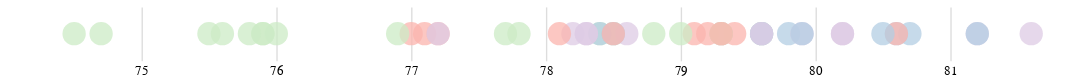

Write notebook code for a chart like this one.
### Code cell
import altair as alt

alt.Chart(df).mark_circle(
    size=300,
    opacity=0.75
).encode(
    x=alt.X('life_expectancy').scale(domain=[74, 82]).axis(domain=False,title=None, ticks=False, values=list(range(75, 82, 1))),
    color=alt.Color('region', legend=None).scale(scheme='pastel1')
).properties(
    height=40,
    width=800
).configure_view(
    strokeWidth=0
)

### Figure 1 — Vega-Lite specification as saved in the notebook (floating-point values rounded to 4 significant figures)
{"config": {"view": {"continuousWidth": 300, "continuousHeight": 300, "strokeWidth": 0}}, "data": {"name": "data-e583e5dffe3ca38f06f7220f7e33cb9a"}, "mark": {"type": "circle", "opacity": 0.75, "size": 300}, "encoding": {"color": {"field": "region", "legend": null, "scale": {"scheme": "pastel1"}, "type": "nominal"}, "x": {"axis": {"domain": false, "title": null, "ticks": false, "values": [75, 76, 77, 78, 79, 80, 81]}, "field": "life_expectancy", "scale": {"domain": [74, 82]}, "type": "quantitative"}}, "height": 40, "width": 800, "$schema": "https://vega.github.io/schema/vega-lite/v5.16.3.json", "datasets": {"data-e583e5dffe3ca38f06f7220f7e33cb9a": [{"name": "Alabama", "median_household_income": 54940.0, "num_bachelors": 563600.0, "total_population": 2172000.0, "urban": 1267000.0, "region": "South", "division": "East South Central", "life_expectancy": 75.5, "pct_urban": 0.5835, "pct_bachelors": 0.2595}, {"name": "Alaska", "median_household_income": 80290.0, "num_bachelors": 92690.0, "total_population": 307000.0, "urban": 183000.0, "region": "West", "division": "Pacific", "life_expectancy": 78.2, "pct_urban": 0.5961, "pct_bachelors": 0.302}, {"name": "Arizona", "median_household_income": 65910.0, "num_bachelors": 923300.0, "total_population": 2845000.0, "urban": 2516000.0, "region": "West", "division": "Mountain", "life_expectancy": 79.3, "pct_urban": 0.8843, "pct_bachelors": 0.3246}, {"name": "Arkansas", "median_household_income": 52120.0, "num_bachelors": 313500.0, "total_population": 1316000.0, "urban": 720600.0, "region": "South", "division": "West South Central", "life_expectancy": 75.9, "pct_urban": 0.5474, "pct_bachelors": 0.2382}, {"name": "California", "median_household_income": 84100.0, "num_bachelors": 5855000.0, "total_population": 13680000.0, "urban": 12810000.0, "region": "West", "division": "Pacific", "life_expectancy": 81.2, "pct_urban": 0.9367, "pct_bachelors": 0.428}, {"name": "Colorado", "median_household_income": 80180.0, "num_bachelors": 1051000.0, "total_population": 2213000.0, "urban": 1839000.0, "region": "West", "division": "Mountain", "life_expectancy": 80.2, "pct_urban": 0.831, "pct_bachelors": 0.475}, {"name": "Connecticut", "median_household_income": 83570.0, "num_bachelors": 561600.0, "total_population": 1488000.0, "urban": 1309000.0, "region": "Northeast", "division": "New England", "life_expectancy": 80.6, "pct_urban": 0.8795, "pct_bachelors": 0.3774}, {"name": "Delaware", "median_household_income": 72720.0, "num_bachelors": 134300.0, "total_population": 405900.0, "urban": 339100.0, "region": "South", "division": "South Atlantic", "life_expectancy": 78.4, "pct_urban": 0.8355, "pct_bachelors": 0.3308}, {"name": "District of Columbia", "median_household_income": 93550.0, "num_bachelors": 124300.0, "total_population": 296700.0, "urban": 296700.0, "region": "South", "division": "South Atlantic", "life_expectancy": 78.5, "pct_urban": 1.0, "pct_bachelors": 0.4189}, {"name": "Florida", "median_household_income": 61780.0, "num_bachelors": 3038000.0, "total_population": 8990000.0, "urban": 8190000.0, "region": "South", "division": "South Atlantic", "life_expectancy": 79.6, "pct_urban": 0.9111, "pct_bachelors": 0.338}, {"name": "Georgia", "median_household_income": 65030.0, "num_bachelors": 1426000.0, "total_population": 4089000.0, "urban": 3021000.0, "region": "South", "division": "South Atlantic", "life_expectancy": 77.7, "pct_urban": 0.7389, "pct_bachelors": 0.3489}, {"name": "Hawaii", "median_household_income": 88000.0, "num_bachelors": 226400.0, "total_population": 519500.0, "urban": 465000.0, "region": "West", "division": "Pacific", "life_expectancy": 81.6, "pct_urban": 0.8951, "pct_bachelors": 0.4358}, {"name": "Idaho", "median_household_income": 63380.0, "num_bachelors": 231300.0, "total_population": 667800.0, "urban": 447500.0, "region": "West", "division": "Mountain", "life_expectancy": 79.6, "pct_urban": 0.6701, "pct_bachelors": 0.3463}, {"name": "Illinois", "median_household_income": 72560.0, "num_bachelors": 1911000.0, "total_population": 5297000.0, "urban": 4653000.0, "region": "Midwest", "division": "East North Central", "life_expectancy": 79.3, "pct_urban": 0.8785, "pct_bachelors": 0.3607}, {"name": "Indiana", "median_household_income": 61940.0, "num_bachelors": 798000.0, "total_population": 2796000.0, "urban": 2046000.0, "region": "Midwest", "division": "East North Central", "life_expectancy": 77.1, "pct_urban": 0.7319, "pct_bachelors": 0.2854}, {"name": "Iowa", "median_household_income": 65430.0, "num_bachelors": 423900.0, "total_population": 1336000.0, "urban": 848400.0, "region": "Midwest", "division": "West North Central", "life_expectancy": 79.1, "pct_urban": 0.6348, "pct_bachelors": 0.3172}, {"name": "Kentucky", "median_household_income": 55450.0, "num_bachelors": 461800.0, "total_population": 1927000.0, "urban": 1118000.0, "region": "South", "division": "East South Central", "life_expectancy": 75.6, "pct_urban": 0.5799, "pct_bachelors": 0.2396}, {"name": "Louisiana", "median_household_income": 53570.0, "num_bachelors": 511400.0, "total_population": 1965000.0, "urban": 1435000.0, "region": "South", "division": "West South Central", "life_expectancy": 76.0, "pct_urban": 0.7304, "pct_bachelors": 0.2603}, {"name": "Maine", "median_household_income": 63180.0, "num_bachelors": 209300.0, "total_population": 721800.0, "urban": 251200.0, "region": "Northeast", "division": "New England", "life_expectancy": 78.4, "pct_urban": 0.348, "pct_bachelors": 0.2899}, {"name": "Maryland", "median_household_income": 91430.0, "num_bachelors": 934000.0, "total_population": 2379000.0, "urban": 2073000.0, "region": "South", "division": "South Atlantic", "life_expectancy": 79.0, "pct_urban": 0.8715, "pct_bachelors": 0.3926}, {"name": "Massachusetts", "median_household_income": 89030.0, "num_bachelors": 1216000.0, "total_population": 2808000.0, "urban": 2566000.0, "region": "Northeast", "division": "New England", "life_expectancy": 80.7, "pct_urban": 0.9139, "pct_bachelors": 0.433}, {"name": "Michigan", "median_household_income": 63200.0, "num_bachelors": 1288000.0, "total_population": 4532000.0, "urban": 3257000.0, "region": "Midwest", "division": "East North Central", "life_expectancy": 78.1, "pct_urban": 0.7186, "pct_bachelors": 0.2842}, {"name": "Minnesota", "median_household_income": 77710.0, "num_bachelors": 944800.0, "total_population": 2347000.0, "urban": 1638000.0, "region": "Midwest", "division": "West North Central", "life_expectancy": 80.6, "pct_urban": 0.6979, "pct_bachelors": 0.4025}, {"name": "Mississippi", "median_household_income": 49110.0, "num_bachelors": 280400.0, "total_population": 1275000.0, "urban": 626100.0, "region": "South", "division": "East South Central", "life_expectancy": 74.5, "pct_urban": 0.4912, "pct_bachelors": 0.2199}, {"name": "Missouri", "median_household_income": 61040.0, "num_bachelors": 790000.0, "total_population": 2713000.0, "urban": 1882000.0, "region": "Midwest", "division": "West North Central", "life_expectancy": 77.2, "pct_urban": 0.6937, "pct_bachelors": 0.2912}, {"name": "Montana", "median_household_income": 60560.0, "num_bachelors": 166800.0, "total_population": 482800.0, "urban": 252000.0, "region": "West", "division": "Mountain", "life_expectancy": 78.6, "pct_urban": 0.5218, "pct_bachelors": 0.3455}, {"name": "Nebraska", "median_household_income": 66640.0, "num_bachelors": 274700.0, "total_population": 796800.0, "urban": 564100.0, "region": "Midwest", "division": "West North Central", "life_expectancy": 79.4, "pct_urban": 0.708, "pct_bachelors": 0.3447}, {"name": "Nevada", "median_household_income": 65690.0, "num_bachelors": 359700.0, "total_population": 1174000.0, "urban": 1098000.0, "region": "West", "division": "Mountain", "life_expectancy": 78.3, "pct_urban": 0.935, "pct_bachelors": 0.3064}, {"name": "New Hampshire", "median_household_income": 83450.0, "num_bachelors": 230300.0, "total_population": 614800.0, "urban": 343900.0, "region": "Northeast", "division": "New England", "life_expectancy": 79.6, "pct_urban": 0.5594, "pct_bachelors": 0.3746}, {"name": "New Jersey", "median_household_income": 89700.0, "num_bachelors": 1612000.0, "total_population": 3554000.0, "urban": 3373000.0, "region": "Northeast", "division": "Middle Atlantic", "life_expectancy": 80.5, "pct_urban": 0.9492, "pct_bachelors": 0.4535}, {"name": "New Mexico", "median_household_income": 54020.0, "num_bachelors": 225500.0, "total_population": 901400.0, "urban": 677000.0, "region": "West", "division": "Mountain", "life_expectancy": 77.2, "pct_urban": 0.7511, "pct_bachelors": 0.2502}, {"name": "New York", "median_household_income": 75160.0, "num_bachelors": 2996000.0, "total_population": 8108000.0, "urban": 6936000.0, "region": "Northeast", "division": "Middle Atlantic", "life_expectancy": 81.2, "pct_urban": 0.8554, "pct_bachelors": 0.3695}, {"name": "North Carolina", "median_household_income": 60520.0, "num_bachelors": 1482000.0, "total_population": 4328000.0, "urban": 2788000.0, "region": "South", "division": "South Atlantic", "life_expectancy": 77.8, "pct_urban": 0.6442, "pct_bachelors": 0.3424}, {"name": "North Dakota", "median_household_income": 68130.0, "num_bachelors": 112000.0, "total_population": 317500.0, "urban": 182000.0, "region": "Midwest", "division": "West North Central", "life_expectancy": 79.2, "pct_urban": 0.5734, "pct_bachelors": 0.3528}, {"name": "Ohio", "median_household_income": 61940.0, "num_bachelors": 1483000.0, "total_population": 5128000.0, "urban": 4074000.0, "region": "Midwest", "division": "East North Central", "life_expectancy": 77.0, "pct_urban": 0.7946, "pct_bachelors": 0.2892}, {"name": "Oklahoma", "median_household_income": 56960.0, "num_bachelors": 457300.0, "total_population": 1664000.0, "urban": 1091000.0, "region": "South", "division": "West South Central", "life_expectancy": 75.9, "pct_urban": 0.6556, "pct_bachelors": 0.2747}, {"name": "Oregon", "median_household_income": 70080.0, "num_bachelors": 644800.0, "total_population": 1676000.0, "urban": 1328000.0, "region": "West", "division": "Pacific", "life_expectancy": 79.6, "pct_urban": 0.7927, "pct_bachelors": 0.3848}, {"name": "Pennsylvania", "median_household_income": 67590.0, "num_bachelors": 1814000.0, "total_population": 5567000.0, "urban": 4317000.0, "region": "Northeast", "division": "Middle Atlantic", "life_expectancy": 78.5, "pct_urban": 0.7754, "pct_bachelors": 0.3258}, {"name": "Rhode Island", "median_household_income": 74490.0, "num_bachelors": 160500.0, "total_population": 463400.0, "urban": 419200.0, "region": "Northeast", "division": "New England", "life_expectancy": 79.8, "pct_urban": 0.9046, "pct_bachelors": 0.3464}, {"name": "South Carolina", "median_household_income": 58230.0, "num_bachelors": 654000.0, "total_population": 2138000.0, "urban": 1423000.0, "region": "South", "division": "South Atlantic", "life_expectancy": 76.9, "pct_urban": 0.6658, "pct_bachelors": 0.3059}, {"name": "South Dakota", "median_household_income": 63920.0, "num_bachelors": 119300.0, "total_population": 363400.0, "urban": 201000.0, "region": "Midwest", "division": "West North Central", "life_expectancy": 78.5, "pct_urban": 0.553, "pct_bachelors": 0.3283}, {"name": "Tennessee", "median_household_income": 58520.0, "num_bachelors": 859300.0, "total_population": 2812000.0, "urban": 1845000.0, "region": "South", "division": "East South Central", "life_expectancy": 75.8, "pct_urban": 0.6562, "pct_bachelors": 0.3056}, {"name": "Texas", "median_household_income": 67320.0, "num_bachelors": 3792000.0, "total_population": 9977000.0, "urban": 8280000.0, "region": "South", "division": "West South Central", "life_expectancy": 78.8, "pct_urban": 0.8299, "pct_bachelors": 0.38}, {"name": "Utah", "median_household_income": 79130.0, "num_bachelors": 451000.0, "total_population": 979700.0, "urban": 848900.0, "region": "West", "division": "Mountain", "life_expectancy": 79.9, "pct_urban": 0.8665, "pct_bachelors": 0.4603}, {"name": "Vermont", "median_household_income": 67670.0, "num_bachelors": 110000.0, "total_population": 322500.0, "urban": 106600.0, "region": "Northeast", "division": "New England", "life_expectancy": 79.9, "pct_urban": 0.3304, "pct_bachelors": 0.341}, {"name": "Virginia", "median_household_income": 80620.0, "num_bachelors": 1339000.0, "total_population": 3365000.0, "urban": 2458000.0, "region": "South", "division": "South Atlantic", "life_expectancy": 79.3, "pct_urban": 0.7305, "pct_bachelors": 0.3979}, {"name": "Washington", "median_household_income": 82400.0, "num_bachelors": 1218000.0, "total_population": 2886000.0, "urban": 2380000.0, "region": "West", "division": "Pacific", "life_expectancy": 80.2, "pct_urban": 0.8247, "pct_bachelors": 0.4219}, {"name": "West Virginia", "median_household_income": 50880.0, "num_bachelors": 166000.0, "total_population": 881900.0, "urban": 424400.0, "region": "South", "division": "South Atlantic", "life_expectancy": 74.7, "pct_urban": 0.4813, "pct_bachelors": 0.1882}, {"name": "Wisconsin", "median_household_income": 67080.0, "num_bachelors": 833700.0, "total_population": 2624000.0, "urban": 1744000.0, "region": "Midwest", "division": "East North Central", "life_expectancy": 79.3, "pct_urban": 0.6644, "pct_bachelors": 0.3177}, {"name": "Wyoming", "median_household_income": 68000.0, "num_bachelors": 69810.0, "total_population": 261900.0, "urban": 162900.0, "region": "West", "division": "Mountain", "life_expectancy": 78.3, "pct_urban": 0.622, "pct_bachelors": 0.2666}]}}
